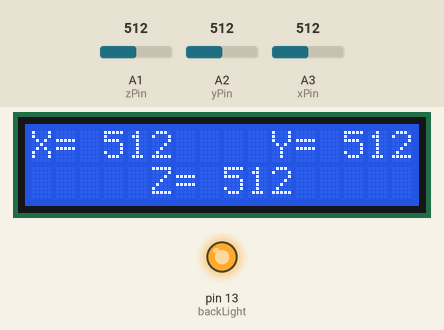
Simulated run of this sketch. Board: Arduino Uno, built with avr-gcc and run on an emulated ATmega328P. Parts: 16×2 character LCD, output pins drawn as LEDs (lit = HIGH). The test bench sets the inputs (shaded band); at power-on: A1 (zPin) = 512, A2 (yPin) = 512, A3 (xPin) = 512.

Above: at 1.2 s.
1.3 s: A1 (zPin) set to 716
At 2.6 s:
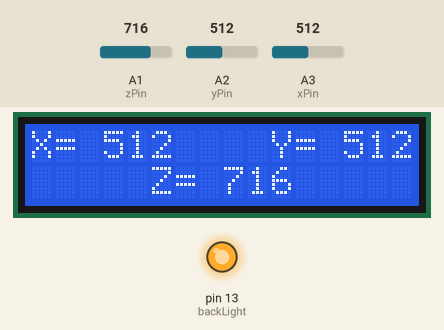
3.0 s: A2 (yPin) set to 716
At 3.8 s:
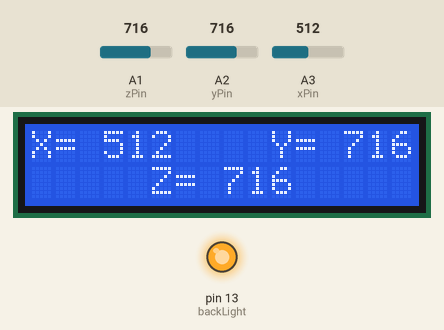
4.5 s: A3 (xPin) set to 716
At 5.5 s:
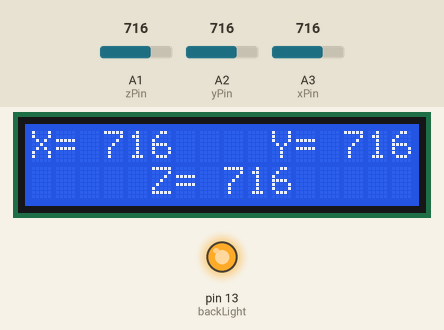
6.3 s: A1 (zPin) set to 900
At 6.8 s:
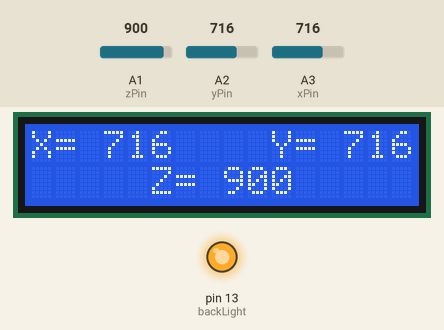
7.8 s: A2 (yPin) set to 900
At 9.3 s:
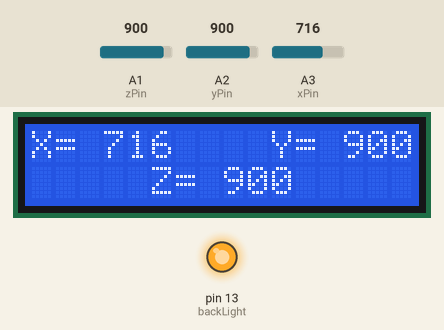
9.6 s: A3 (xPin) set to 900
At 10.9 s:
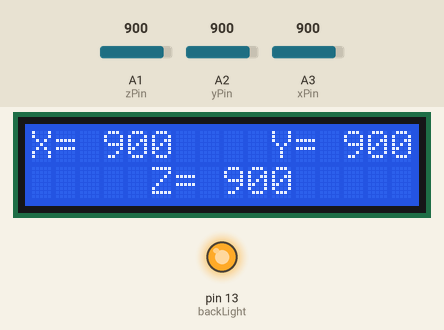
Timing chart, 0 to 12.1 s (numbered marks = the images above; inputs shaded):
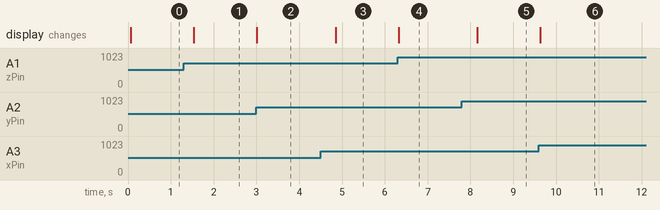

Measured:
- after the input at 1.3 s, the display: changes after 0.24 s (image 1)
- after the input at 3.0 s, the display: changes at once (image 2)
- after the input at 4.5 s, the display: changes after 0.35 s (image 3)
- after the input at 6.3 s, the display: changes at once (image 4)
- after the input at 7.8 s, the display: changes after 0.36 s (image 5)
- after the input at 9.6 s, the display: changes at once (image 6)

The sketch:

accerlometer_to_lcd_works.ino
```cpp
#include <LiquidCrystal.h>

LiquidCrystal lcd(8,9,4,5,6,7);

int backLight = 13;

const int xPin = 3;                   // x-axis
const int yPin = 2;                   // y-axis
const int zPin = 1;                   // z-axis

void setup()
{
  pinMode(backLight, OUTPUT);
  digitalWrite(backLight, HIGH);
  Serial.begin(9600);

}

void loop()


{
  //Uncomment the lines below for Serial output

  //Serial.print("X=");
  //Serial.print(analogRead(xPin));
  //Serial.print("\t");
  //Serial.print("Y=");
  //Serial.print(analogRead(yPin));
  //Serial.print("\t");
  //Serial.print("Z=");
  //Serial.print(analogRead(zPin));
  //delay(100);

  //Comment if not using a LCD.

  lcd.begin(2,16);
  lcd.clear();
  lcd.setCursor(0,0);
  lcd.print("X= ");
  lcd.print(analogRead(xPin));
  lcd.setCursor(10,0);
  lcd.print("Y= ");
  lcd.print(analogRead(yPin));
  lcd.setCursor(5,1);
  lcd.print("Z= ");
  lcd.print(analogRead(zPin));
  delay(300);
}
```
